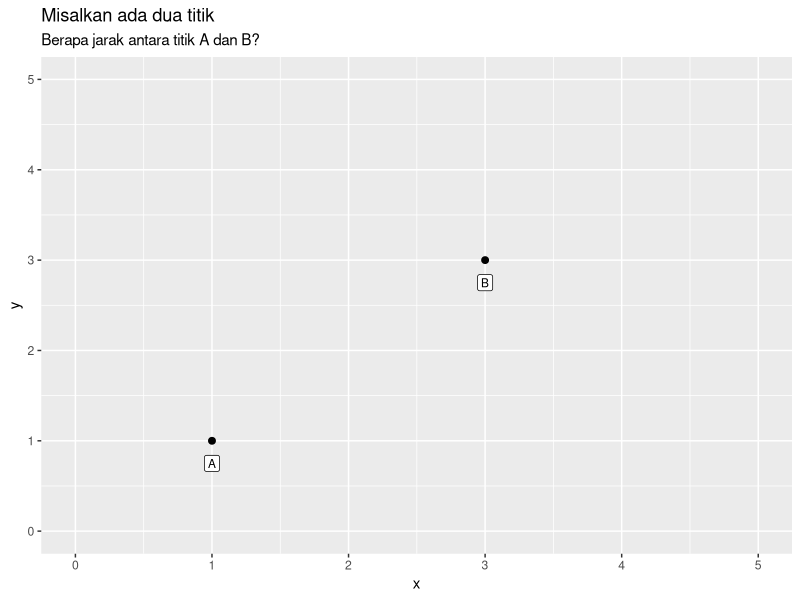

Write R code to recreate this figure.
## ---- chunk 1
rm(list=ls())
library(dplyr)
library(ggplot2)
library(tidyr)
## ---- chunk 2
ggplot() +
  geom_point(aes(x = 1,y = 1),size = 2) +
  geom_point(aes(x = 3,y = 3),size = 2) +
  geom_label(aes(x = 1,y = .75,label = "A"),size = 3) +
  geom_label(aes(x = 3,y = 2.75,label = "B"),size = 3) +
  ylim(0,5) +
  xlim(0,5) +
  labs(title    = "Misalkan ada dua titik",
       subtitle = "Berapa jarak antara titik A dan B?")
## ---- chunk 3
rm(list = ls())

df = data.frame(orang = 1:2,
                hobi  = c("masak,nonton","masak,otomotif"))

df %>% knitr::kable()
## ---- chunk 4
df_new = 
  df %>% 
  separate_rows(hobi,sep = ",") %>% 
  reshape2::dcast(orang~hobi,fun.aggregate = length)
df_new %>% knitr::kable()
## ---- chunk 5
# dataset yang digunakan
df_new

# kita simpan dulu beberapa variabel penting
hobi_1 = df_new$masak[2] - df_new$masak[1]
hobi_2 = df_new$nonton[2] - df_new$nonton[1]
hobi_3 = df_new$otomotif[2] - df_new$otomotif[1]
## ---- chunk 6
jarak_ecl = sqrt(hobi_1^2 + hobi_2^2 + hobi_3^2)
jarak_ecl
## ---- chunk 7
jarak_man = hobi_1 + hobi_2 + hobi_3
jarak_man
## ---- chunk 8
jarak_che = max(hobi_1,hobi_2,hobi_3)
jarak_che
